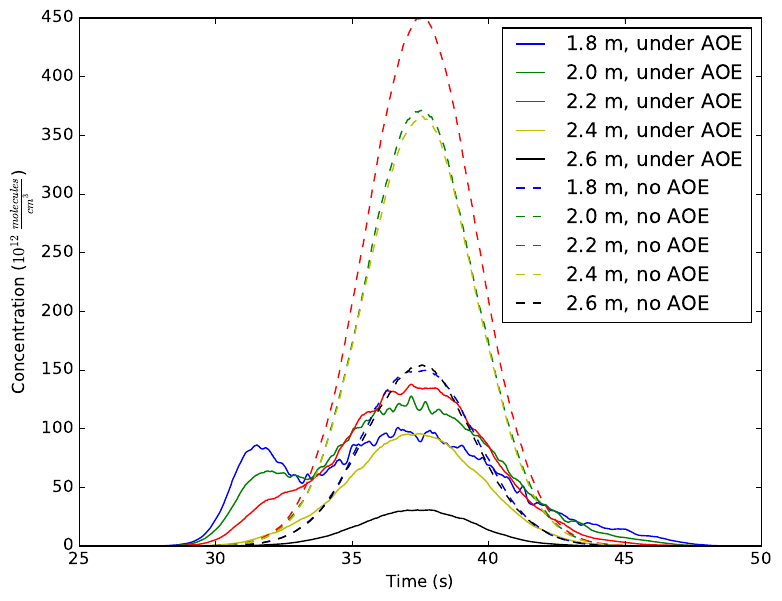

Python code for this plot:
import h5py
import numpy as np
import matplotlib.pyplot as plt

# remove still points at the beginning
def data_pre_process(data):
    for i in range(data.shape[0]):
        if data[i,1] != data[i+1,1]:
            data = np.delete(data, range(i), 0)
            break
    data = data[0:6540,:]
    return data

# read data
rd_18 = h5py.File('quadrotor_gdm_18.h5', 'r+')['gdm'][...]
rd_20 = h5py.File('quadrotor_gdm_20.h5', 'r+')['gdm'][...]
rd_22 = h5py.File('quadrotor_gdm_22.h5', 'r+')['gdm'][...]
rd_24 = h5py.File('quadrotor_gdm_24.h5', 'r+')['gdm'][...]
rd_26 = h5py.File('quadrotor_gdm_26.h5', 'r+')['gdm'][...]
rd_18_n = h5py.File('quadrotor_gdm_18_no_AOE.h5', 'r+')['gdm'][...]
rd_20_n = h5py.File('quadrotor_gdm_20_no_AOE.h5', 'r+')['gdm'][...]
rd_22_n = h5py.File('quadrotor_gdm_22_no_AOE.h5', 'r+')['gdm'][...]
rd_24_n = h5py.File('quadrotor_gdm_24_no_AOE.h5', 'r+')['gdm'][...]
rd_26_n = h5py.File('quadrotor_gdm_26_no_AOE.h5', 'r+')['gdm'][...]


# pre-process
rd_18 = data_pre_process(rd_18)
rd_20 = data_pre_process(rd_20)
rd_22 = data_pre_process(rd_22)
rd_24 = data_pre_process(rd_24)
rd_26 = data_pre_process(rd_26)
rd_18_n = data_pre_process(rd_18_n)
rd_20_n = data_pre_process(rd_20_n)
rd_22_n = data_pre_process(rd_22_n)
rd_24_n = data_pre_process(rd_24_n)
rd_26_n = data_pre_process(rd_26_n)

# process
rd_18[:,3] = rd_18[:,3] * 2.355;
rd_20[:,3] = rd_20[:,3] * 2.355;
rd_22[:,3] = rd_22[:,3] * 2.355;
rd_24[:,3] = rd_24[:,3] * 2.355;
rd_26[:,3] = rd_26[:,3] * 2.355;
rd_18_n[:,3] = rd_18_n[:,3] * 2.355;
rd_20_n[:,3] = rd_20_n[:,3] * 2.355;
rd_22_n[:,3] = rd_22_n[:,3] * 2.355;
rd_24_n[:,3] = rd_24_n[:,3] * 2.355;
rd_26_n[:,3] = rd_26_n[:,3] * 2.355;

# draw
fig = plt.figure(figsize=(8.8,6.6))
ax = fig.add_subplot(111)
t = np.array(range(rd_18.shape[0]))/60.0
period = range(1470,2970)
ax.plot(t[period], rd_18[period, 3], 'b-', label='1.8 m, under AOE')
ax.plot(t[period], rd_20[period, 3], 'g-', label='2.0 m, under AOE')
ax.plot(t[period], rd_22[period, 3], 'r-', label='2.2 m, under AOE')
ax.plot(t[period], rd_24[period, 3], 'y-', label='2.4 m, under AOE')
ax.plot(t[period], rd_26[period, 3], 'k-', label='2.6 m, under AOE')
ax.plot(t[period], rd_18_n[period, 3], 'b--', label='1.8 m, no AOE')
ax.plot(t[period], rd_20_n[period, 3], 'g--', label='2.0 m, no AOE')
ax.plot(t[period], rd_22_n[period, 3], 'r--', label='2.2 m, no AOE')
ax.plot(t[period], rd_24_n[period, 3], 'y--', label='2.4 m, no AOE')
ax.plot(t[period], rd_26_n[period, 3], 'k--', label='2.6 m, no AOE')

ax.set_xlim([25, 50])

ax.set_xlabel("Time (s)")
ax.set_ylabel(r"Concentration ($10^{12}$ $\frac{molecules}{cm^3}$)")
ax.legend()

plt.savefig('gdm_readings.pdf', format='pdf', bbox_inches="tight")

plt.show()
